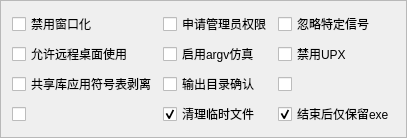
           <widget class="QFrame" name="frame_cb">
            <property name="sizePolicy">
             <sizepolicy hsizetype="Expanding" vsizetype="Expanding">
              <horstretch>0</horstretch>
              <verstretch>40</verstretch>
             </sizepolicy>
            </property>
            <property name="frameShape">
             <enum>QFrame::StyledPanel</enum>
            </property>
            <property name="frameShadow">
             <enum>QFrame::Raised</enum>
            </property>
            <layout class="QGridLayout" name="gridLayout_2">
             <item row="0" column="2">
              <widget class="QCheckBox" name="cb_IgnoreSignals">
               <property name="sizePolicy">
                <sizepolicy hsizetype="Expanding" vsizetype="Expanding">
                 <horstretch>0</horstretch>
                 <verstretch>0</verstretch>
                </sizepolicy>
               </property>
               <property name="cursor">
                <cursorShape>PointingHandCursor</cursorShape>
               </property>
               <property name="text">
                <string>忽略特定信号</string>
               </property>
              </widget>
             </item>
             <item row="2" column="1">
              <widget class="QCheckBox" name="cb_NoconfirmOption">
               <property name="sizePolicy">
                <sizepolicy hsizetype="Expanding" vsizetype="Expanding">
                 <horstretch>0</horstretch>
                 <verstretch>0</verstretch>
                </sizepolicy>
               </property>
               <property name="cursor">
                <cursorShape>PointingHandCursor</cursorShape>
               </property>
               <property name="text">
                <string>输出目录确认</string>
               </property>
              </widget>
             </item>
             <item row="1" column="2">
              <widget class="QCheckBox" name="cb_NoupxOption">
               <property name="sizePolicy">
                <sizepolicy hsizetype="Expanding" vsizetype="Expanding">
                 <horstretch>0</horstretch>
                 <verstretch>0</verstretch>
                </sizepolicy>
               </property>
               <property name="cursor">
                <cursorShape>PointingHandCursor</cursorShape>
               </property>
               <property name="text">
                <string>禁用UPX</string>
               </property>
              </widget>
             </item>
             <item row="3" column="0">
              <widget class="QCheckBox" name="cb02">
               <property name="sizePolicy">
                <sizepolicy hsizetype="Expanding" vsizetype="Expanding">
                 <horstretch>0</horstretch>
                 <verstretch>0</verstretch>
                </sizepolicy>
               </property>
               <property name="text">
                <string/>
               </property>
              </widget>
             </item>
             <item row="1" column="0">
              <widget class="QCheckBox" name="cb_UacUiaccess">
               <property name="sizePolicy">
                <sizepolicy hsizetype="Expanding" vsizetype="Expanding">
                 <horstretch>0</horstretch>
                 <verstretch>0</verstretch>
                </sizepolicy>
               </property>
               <property name="cursor">
                <cursorShape>PointingHandCursor</cursorShape>
               </property>
               <property name="text">
                <string>允许远程桌面使用</string>
               </property>
              </widget>
             </item>
             <item row="3" column="1">
              <widget class="QCheckBox" name="cb_ClearCache">
               <property name="sizePolicy">
                <sizepolicy hsizetype="Expanding" vsizetype="Expanding">
                 <horstretch>0</horstretch>
                 <verstretch>0</verstretch>
                </sizepolicy>
               </property>
               <property name="cursor">
                <cursorShape>PointingHandCursor</cursorShape>
               </property>
               <property name="text">
                <string>清理临时文件</string>
               </property>
               <property name="checked">
                <bool>true</bool>
               </property>
              </widget>
             </item>
             <item row="2" column="2">
              <widget class="QCheckBox" name="cb01">
               <property name="sizePolicy">
                <sizepolicy hsizetype="Expanding" vsizetype="Expanding">
                 <horstretch>0</horstretch>
                 <verstretch>0</verstretch>
                </sizepolicy>
               </property>
               <property name="text">
                <string/>
               </property>
              </widget>
             </item>
             <item row="0" column="1">
              <widget class="QCheckBox" name="cb_UacAdminApply">
               <property name="sizePolicy">
                <sizepolicy hsizetype="Expanding" vsizetype="Expanding">
                 <horstretch>0</horstretch>
                 <verstretch>0</verstretch>
                </sizepolicy>
               </property>
               <property name="cursor">
                <cursorShape>PointingHandCursor</cursorShape>
               </property>
               <property name="text">
                <string>申请管理员权限</string>
               </property>
              </widget>
             </item>
             <item row="0" column="0">
              <widget class="QCheckBox" name="cb_DisableWindowed">
               <property name="sizePolicy">
                <sizepolicy hsizetype="Expanding" vsizetype="Expanding">
                 <horstretch>0</horstretch>
                 <verstretch>0</verstretch>
                </sizepolicy>
               </property>
               <property name="cursor">
                <cursorShape>PointingHandCursor</cursorShape>
               </property>
               <property name="text">
                <string>禁用窗口化</string>
               </property>
              </widget>
             </item>
             <item row="2" column="0">
              <widget class="QCheckBox" name="cb_StripOption">
               <property name="sizePolicy">
                <sizepolicy hsizetype="Expanding" vsizetype="Expanding">
                 <horstretch>0</horstretch>
                 <verstretch>0</verstretch>
                </sizepolicy>
               </property>
               <property name="cursor">
                <cursorShape>PointingHandCursor</cursorShape>
               </property>
               <property name="text">
                <string>共享库应用符号表剥离</string>
               </property>
              </widget>
             </item>
             <item row="1" column="1">
              <widget class="QCheckBox" name="cb_ArgvEmulation">
               <property name="sizePolicy">
                <sizepolicy hsizetype="Expanding" vsizetype="Expanding">
                 <horstretch>0</horstretch>
                 <verstretch>0</verstretch>
                </sizepolicy>
               </property>
               <property name="cursor">
                <cursorShape>PointingHandCursor</cursorShape>
               </property>
               <property name="text">
                <string>启用argv仿真</string>
               </property>
              </widget>
             </item>
             <item row="3" column="2">
              <widget class="QCheckBox" name="cb_ClearFileAfterLaunchFlagChange">
               <property name="sizePolicy">
                <sizepolicy hsizetype="Expanding" vsizetype="Expanding">
                 <horstretch>0</horstretch>
                 <verstretch>0</verstretch>
                </sizepolicy>
               </property>
               <property name="cursor">
                <cursorShape>PointingHandCursor</cursorShape>
               </property>
               <property name="text">
                <string>结束后仅保留exe</string>
               </property>
               <property name="checked">
                <bool>true</bool>
               </property>
              </widget>
             </item>
            </layout>
           </widget>
